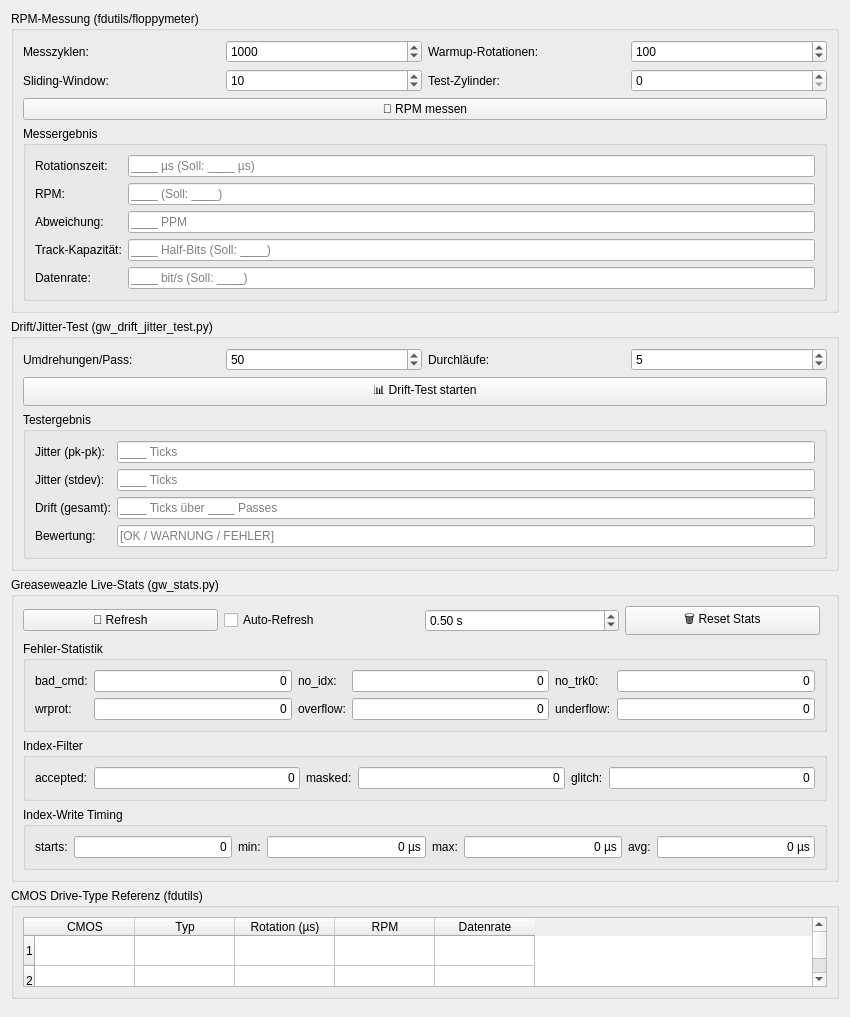
<?xml version="1.0" encoding="UTF-8"?>
<ui version="4.0">
 <class>TabDiagnostics</class>
 <widget class="QWidget" name="TabDiagnostics">
 <property name="geometry">
 <rect>
 <x>0</x>
 <y>0</y>
 <width>850</width>
 <height>700</height>
 </rect>
 </property>
 <layout class="QVBoxLayout" name="verticalLayout">
 <item>
 <widget class="QGroupBox" name="groupRPMMeasurement">
 <property name="title">
 <string>RPM-Messung (fdutils/floppymeter)</string>
 </property>
 <layout class="QGridLayout" name="gridLayoutRPM">
 <item row="0" column="0">
 <widget class="QLabel" name="labelMeasurementCycles">
 <property name="text">
 <string>Messzyklen:</string>
 </property>
 </widget>
 </item>
 <item row="0" column="1">
 <widget class="QSpinBox" name="spinMeasurementCycles">
 <property name="minimum">
 <number>100</number>
 </property>
 <property name="maximum">
 <number>10000</number>
 </property>
 <property name="value">
 <number>1000</number>
 </property>
 <property name="toolTip">
 <string>Anzahl Messzyklen für RPM-Messung</string>
 </property>
 </widget>
 </item>
 <item row="0" column="2">
 <widget class="QLabel" name="labelWarmupRotations">
 <property name="text">
 <string>Warmup-Rotationen:</string>
 </property>
 </widget>
 </item>
 <item row="0" column="3">
 <widget class="QSpinBox" name="spinWarmupRotations">
 <property name="minimum">
 <number>10</number>
 </property>
 <property name="maximum">
 <number>500</number>
 </property>
 <property name="value">
 <number>100</number>
 </property>
 </widget>
 </item>
 <item row="1" column="0">
 <widget class="QLabel" name="labelSlidingWindow">
 <property name="text">
 <string>Sliding-Window:</string>
 </property>
 </widget>
 </item>
 <item row="1" column="1">
 <widget class="QSpinBox" name="spinSlidingWindow">
 <property name="minimum">
 <number>5</number>
 </property>
 <property name="maximum">
 <number>50</number>
 </property>
 <property name="value">
 <number>10</number>
 </property>
 </widget>
 </item>
 <item row="1" column="2">
 <widget class="QLabel" name="labelTestCylinder">
 <property name="text">
 <string>Test-Zylinder:</string>
 </property>
 </widget>
 </item>
 <item row="1" column="3">
 <widget class="QSpinBox" name="spinTestCylinder">
 <property name="minimum">
 <number>0</number>
 </property>
 <property name="maximum">
 <number>84</number>
 </property>
 <property name="value">
 <number>0</number>
 </property>
 </widget>
 </item>
 <item row="2" column="0" colspan="4">
 <widget class="QPushButton" name="btnMeasureRPM">
 <property name="text">
 <string>🔬 RPM messen</string>
 </property>
 </widget>
 </item>
 <item row="3" column="0" colspan="4">
 <widget class="QGroupBox" name="groupRPMResult">
 <property name="title">
 <string>Messergebnis</string>
 </property>
 <layout class="QFormLayout" name="formLayoutRPMResult">
 <item row="0" column="0">
 <widget class="QLabel" name="labelResultRotTime">
 <property name="text">
 <string>Rotationszeit:</string>
 </property>
 </widget>
 </item>
 <item row="0" column="1">
 <widget class="QLineEdit" name="lineResultRotTime">
 <property name="readOnly">
 <bool>true</bool>
 </property>
 <property name="placeholderText">
 <string>____ µs (Soll: ____ µs)</string>
 </property>
 </widget>
 </item>
 <item row="1" column="0">
 <widget class="QLabel" name="labelResultRPM">
 <property name="text">
 <string>RPM:</string>
 </property>
 </widget>
 </item>
 <item row="1" column="1">
 <widget class="QLineEdit" name="lineResultRPM">
 <property name="readOnly">
 <bool>true</bool>
 </property>
 <property name="placeholderText">
 <string>____ (Soll: ____)</string>
 </property>
 </widget>
 </item>
 <item row="2" column="0">
 <widget class="QLabel" name="labelResultDeviation">
 <property name="text">
 <string>Abweichung:</string>
 </property>
 </widget>
 </item>
 <item row="2" column="1">
 <widget class="QLineEdit" name="lineResultDeviation">
 <property name="readOnly">
 <bool>true</bool>
 </property>
 <property name="placeholderText">
 <string>____ PPM</string>
 </property>
 </widget>
 </item>
 <item row="3" column="0">
 <widget class="QLabel" name="labelResultCapacity">
 <property name="text">
 <string>Track-Kapazität:</string>
 </property>
 </widget>
 </item>
 <item row="3" column="1">
 <widget class="QLineEdit" name="lineResultCapacity">
 <property name="readOnly">
 <bool>true</bool>
 </property>
 <property name="placeholderText">
 <string>____ Half-Bits (Soll: ____)</string>
 </property>
 </widget>
 </item>
 <item row="4" column="0">
 <widget class="QLabel" name="labelResultDataRate">
 <property name="text">
 <string>Datenrate:</string>
 </property>
 </widget>
 </item>
 <item row="4" column="1">
 <widget class="QLineEdit" name="lineResultDataRate">
 <property name="readOnly">
 <bool>true</bool>
 </property>
 <property name="placeholderText">
 <string>____ bit/s (Soll: ____)</string>
 </property>
 </widget>
 </item>
 </layout>
 </widget>
 </item>
 </layout>
 </widget>
 </item>
 <item>
 <widget class="QGroupBox" name="groupDriftJitter">
 <property name="title">
 <string>Drift/Jitter-Test (gw_drift_jitter_test.py)</string>
 </property>
 <layout class="QGridLayout" name="gridLayoutDrift">
 <item row="0" column="0">
 <widget class="QLabel" name="labelRevsPerPass">
 <property name="text">
 <string>Umdrehungen/Pass:</string>
 </property>
 </widget>
 </item>
 <item row="0" column="1">
 <widget class="QSpinBox" name="spinRevsPerPass">
 <property name="minimum">
 <number>10</number>
 </property>
 <property name="maximum">
 <number>200</number>
 </property>
 <property name="value">
 <number>50</number>
 </property>
 </widget>
 </item>
 <item row="0" column="2">
 <widget class="QLabel" name="labelPasses">
 <property name="text">
 <string>Durchläufe:</string>
 </property>
 </widget>
 </item>
 <item row="0" column="3">
 <widget class="QSpinBox" name="spinPasses">
 <property name="minimum">
 <number>1</number>
 </property>
 <property name="maximum">
 <number>20</number>
 </property>
 <property name="value">
 <number>5</number>
 </property>
 </widget>
 </item>
 <item row="1" column="0" colspan="4">
 <widget class="QPushButton" name="btnDriftTest">
 <property name="text">
 <string>📊 Drift-Test starten</string>
 </property>
 </widget>
 </item>
 <item row="2" column="0" colspan="4">
 <widget class="QGroupBox" name="groupDriftResult">
 <property name="title">
 <string>Testergebnis</string>
 </property>
 <layout class="QFormLayout" name="formLayoutDriftResult">
 <item row="0" column="0">
 <widget class="QLabel" name="labelJitterPkPk">
 <property name="text">
 <string>Jitter (pk-pk):</string>
 </property>
 </widget>
 </item>
 <item row="0" column="1">
 <widget class="QLineEdit" name="lineJitterPkPk">
 <property name="readOnly">
 <bool>true</bool>
 </property>
 <property name="placeholderText">
 <string>____ Ticks</string>
 </property>
 </widget>
 </item>
 <item row="1" column="0">
 <widget class="QLabel" name="labelJitterStdev">
 <property name="text">
 <string>Jitter (stdev):</string>
 </property>
 </widget>
 </item>
 <item row="1" column="1">
 <widget class="QLineEdit" name="lineJitterStdev">
 <property name="readOnly">
 <bool>true</bool>
 </property>
 <property name="placeholderText">
 <string>____ Ticks</string>
 </property>
 </widget>
 </item>
 <item row="2" column="0">
 <widget class="QLabel" name="labelDriftTotal">
 <property name="text">
 <string>Drift (gesamt):</string>
 </property>
 </widget>
 </item>
 <item row="2" column="1">
 <widget class="QLineEdit" name="lineDriftTotal">
 <property name="readOnly">
 <bool>true</bool>
 </property>
 <property name="placeholderText">
 <string>____ Ticks über ____ Passes</string>
 </property>
 </widget>
 </item>
 <item row="3" column="0">
 <widget class="QLabel" name="labelDriftAssessment">
 <property name="text">
 <string>Bewertung:</string>
 </property>
 </widget>
 </item>
 <item row="3" column="1">
 <widget class="QLineEdit" name="lineDriftAssessment">
 <property name="readOnly">
 <bool>true</bool>
 </property>
 <property name="placeholderText">
 <string>[OK / WARNUNG / FEHLER]</string>
 </property>
 </widget>
 </item>
 </layout>
 </widget>
 </item>
 </layout>
 </widget>
 </item>
 <item>
 <widget class="QGroupBox" name="groupGWStats">
 <property name="title">
 <string>Greaseweazle Live-Stats (gw_stats.py)</string>
 </property>
 <layout class="QVBoxLayout" name="verticalLayoutGWStats">
 <item>
 <layout class="QHBoxLayout" name="horizontalLayoutGWControls">
 <item>
 <widget class="QPushButton" name="btnRefreshStats">
 <property name="text">
 <string>🔄 Refresh</string>
 </property>
 </widget>
 </item>
 <item>
 <widget class="QCheckBox" name="checkAutoRefresh">
 <property name="text">
 <string>Auto-Refresh</string>
 </property>
 </widget>
 </item>
 <item>
 <widget class="QDoubleSpinBox" name="spinRefreshInterval">
 <property name="minimum">
 <double>0.100000000000000</double>
 </property>
 <property name="maximum">
 <double>5.000000000000000</double>
 </property>
 <property name="singleStep">
 <double>0.100000000000000</double>
 </property>
 <property name="value">
 <double>0.500000000000000</double>
 </property>
 <property name="suffix">
 <string> s</string>
 </property>
 </widget>
 </item>
 <item>
 <widget class="QPushButton" name="btnResetStats">
 <property name="text">
 <string>🗑️ Reset Stats</string>
 </property>
 </widget>
 </item>
 <item>
 <spacer name="horizontalSpacer">
 <property name="orientation">
 <enum>Qt::Horizontal</enum>
 </property>
 </spacer>
 </item>
 </layout>
 </item>
 <item>
 <widget class="QGroupBox" name="groupErrorStats">
 <property name="title">
 <string>Fehler-Statistik</string>
 </property>
 <layout class="QGridLayout" name="gridLayoutErrorStats">
 <item row="0" column="0">
 <widget class="QLabel" name="labelBadCmd">
 <property name="text">
 <string>bad_cmd:</string>
 </property>
 </widget>
 </item>
 <item row="0" column="1">
 <widget class="QLineEdit" name="lineBadCmd">
 <property name="readOnly">
 <bool>true</bool>
 </property>
 <property name="text">
 <string>0</string>
 </property>
 <property name="alignment">
 <set>Qt::AlignRight</set>
 </property>
 </widget>
 </item>
 <item row="0" column="2">
 <widget class="QLabel" name="labelNoIndex">
 <property name="text">
 <string>no_idx:</string>
 </property>
 </widget>
 </item>
 <item row="0" column="3">
 <widget class="QLineEdit" name="lineNoIndex">
 <property name="readOnly">
 <bool>true</bool>
 </property>
 <property name="text">
 <string>0</string>
 </property>
 <property name="alignment">
 <set>Qt::AlignRight</set>
 </property>
 </widget>
 </item>
 <item row="0" column="4">
 <widget class="QLabel" name="labelNoTrk0">
 <property name="text">
 <string>no_trk0:</string>
 </property>
 </widget>
 </item>
 <item row="0" column="5">
 <widget class="QLineEdit" name="lineNoTrk0">
 <property name="readOnly">
 <bool>true</bool>
 </property>
 <property name="text">
 <string>0</string>
 </property>
 <property name="alignment">
 <set>Qt::AlignRight</set>
 </property>
 </widget>
 </item>
 <item row="1" column="0">
 <widget class="QLabel" name="labelWrProt">
 <property name="text">
 <string>wrprot:</string>
 </property>
 </widget>
 </item>
 <item row="1" column="1">
 <widget class="QLineEdit" name="lineWrProt">
 <property name="readOnly">
 <bool>true</bool>
 </property>
 <property name="text">
 <string>0</string>
 </property>
 <property name="alignment">
 <set>Qt::AlignRight</set>
 </property>
 </widget>
 </item>
 <item row="1" column="2">
 <widget class="QLabel" name="labelOverflow">
 <property name="text">
 <string>overflow:</string>
 </property>
 </widget>
 </item>
 <item row="1" column="3">
 <widget class="QLineEdit" name="lineOverflow">
 <property name="readOnly">
 <bool>true</bool>
 </property>
 <property name="text">
 <string>0</string>
 </property>
 <property name="alignment">
 <set>Qt::AlignRight</set>
 </property>
 </widget>
 </item>
 <item row="1" column="4">
 <widget class="QLabel" name="labelUnderflow">
 <property name="text">
 <string>underflow:</string>
 </property>
 </widget>
 </item>
 <item row="1" column="5">
 <widget class="QLineEdit" name="lineUnderflow">
 <property name="readOnly">
 <bool>true</bool>
 </property>
 <property name="text">
 <string>0</string>
 </property>
 <property name="alignment">
 <set>Qt::AlignRight</set>
 </property>
 </widget>
 </item>
 </layout>
 </widget>
 </item>
 <item>
 <widget class="QGroupBox" name="groupIndexFilter">
 <property name="title">
 <string>Index-Filter</string>
 </property>
 <layout class="QGridLayout" name="gridLayoutIndexFilter">
 <item row="0" column="0">
 <widget class="QLabel" name="labelAccepted">
 <property name="text">
 <string>accepted:</string>
 </property>
 </widget>
 </item>
 <item row="0" column="1">
 <widget class="QLineEdit" name="lineAccepted">
 <property name="readOnly">
 <bool>true</bool>
 </property>
 <property name="text">
 <string>0</string>
 </property>
 <property name="alignment">
 <set>Qt::AlignRight</set>
 </property>
 </widget>
 </item>
 <item row="0" column="2">
 <widget class="QLabel" name="labelMasked">
 <property name="text">
 <string>masked:</string>
 </property>
 </widget>
 </item>
 <item row="0" column="3">
 <widget class="QLineEdit" name="lineMasked">
 <property name="readOnly">
 <bool>true</bool>
 </property>
 <property name="text">
 <string>0</string>
 </property>
 <property name="alignment">
 <set>Qt::AlignRight</set>
 </property>
 </widget>
 </item>
 <item row="0" column="4">
 <widget class="QLabel" name="labelGlitch">
 <property name="text">
 <string>glitch:</string>
 </property>
 </widget>
 </item>
 <item row="0" column="5">
 <widget class="QLineEdit" name="lineGlitch">
 <property name="readOnly">
 <bool>true</bool>
 </property>
 <property name="text">
 <string>0</string>
 </property>
 <property name="alignment">
 <set>Qt::AlignRight</set>
 </property>
 </widget>
 </item>
 </layout>
 </widget>
 </item>
 <item>
 <widget class="QGroupBox" name="groupIndexWrite">
 <property name="title">
 <string>Index-Write Timing</string>
 </property>
 <layout class="QGridLayout" name="gridLayoutIndexWrite">
 <item row="0" column="0">
 <widget class="QLabel" name="labelIdxStarts">
 <property name="text">
 <string>starts:</string>
 </property>
 </widget>
 </item>
 <item row="0" column="1">
 <widget class="QLineEdit" name="lineIdxStarts">
 <property name="readOnly">
 <bool>true</bool>
 </property>
 <property name="text">
 <string>0</string>
 </property>
 <property name="alignment">
 <set>Qt::AlignRight</set>
 </property>
 </widget>
 </item>
 <item row="0" column="2">
 <widget class="QLabel" name="labelIdxMin">
 <property name="text">
 <string>min:</string>
 </property>
 </widget>
 </item>
 <item row="0" column="3">
 <widget class="QLineEdit" name="lineIdxMin">
 <property name="readOnly">
 <bool>true</bool>
 </property>
 <property name="text">
 <string>0 µs</string>
 </property>
 <property name="alignment">
 <set>Qt::AlignRight</set>
 </property>
 </widget>
 </item>
 <item row="0" column="4">
 <widget class="QLabel" name="labelIdxMax">
 <property name="text">
 <string>max:</string>
 </property>
 </widget>
 </item>
 <item row="0" column="5">
 <widget class="QLineEdit" name="lineIdxMax">
 <property name="readOnly">
 <bool>true</bool>
 </property>
 <property name="text">
 <string>0 µs</string>
 </property>
 <property name="alignment">
 <set>Qt::AlignRight</set>
 </property>
 </widget>
 </item>
 <item row="0" column="6">
 <widget class="QLabel" name="labelIdxAvg">
 <property name="text">
 <string>avg:</string>
 </property>
 </widget>
 </item>
 <item row="0" column="7">
 <widget class="QLineEdit" name="lineIdxAvg">
 <property name="readOnly">
 <bool>true</bool>
 </property>
 <property name="text">
 <string>0 µs</string>
 </property>
 <property name="alignment">
 <set>Qt::AlignRight</set>
 </property>
 </widget>
 </item>
 </layout>
 </widget>
 </item>
 </layout>
 </widget>
 </item>
 <item>
 <widget class="QGroupBox" name="groupCMOSTable">
 <property name="title">
 <string>CMOS Drive-Type Referenz (fdutils)</string>
 </property>
 <layout class="QVBoxLayout" name="verticalLayoutCMOS">
 <item>
 <widget class="QTableWidget" name="tableCMOS">
 <property name="maximumHeight">
 <number>150</number>
 </property>
 <property name="rowCount">
 <number>6</number>
 </property>
 <property name="columnCount">
 <number>5</number>
 </property>
 <column>
 <property name="text">
 <string>CMOS</string>
 </property>
 </column>
 <column>
 <property name="text">
 <string>Typ</string>
 </property>
 </column>
 <column>
 <property name="text">
 <string>Rotation (µs)</string>
 </property>
 </column>
 <column>
 <property name="text">
 <string>RPM</string>
 </property>
 </column>
 <column>
 <property name="text">
 <string>Datenrate</string>
 </property>
 </column>
 </widget>
 </item>
 </layout>
 </widget>
 </item>
 <item>
 <spacer name="verticalSpacer">
 <property name="orientation">
 <enum>Qt::Vertical</enum>
 </property>
 </spacer>
 </item>
 </layout>
 </widget>
 <resources/>
 <connections/>
</ui>
